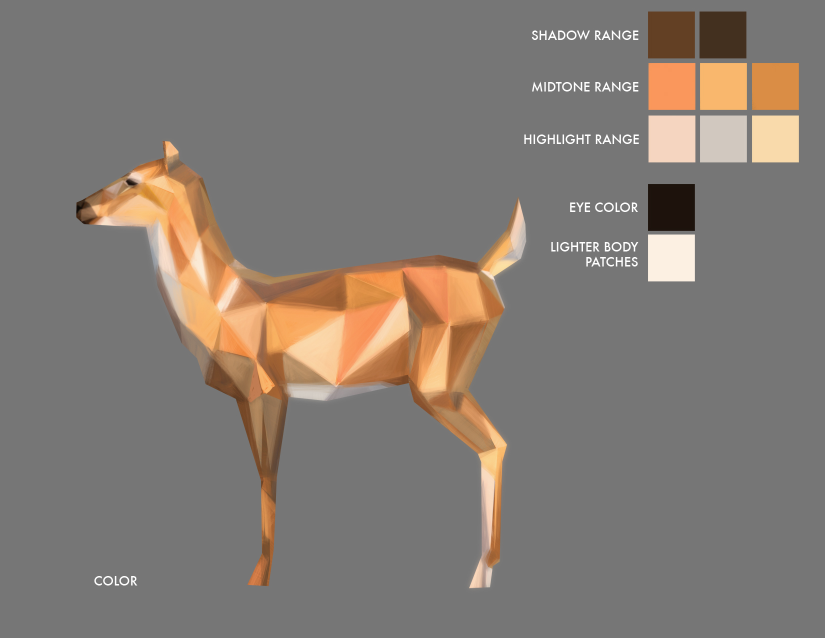
#> input picture tests/morph_colors_extractor/colormaps/deer_rb_01.jpg, 1650 x 1275 px (shown at 1/2 size); its folder holds 4 pictures in this run
$ python extract_colors.py   (Python 2 division)
#> lines starting #> are read from the running program, lines starting #| are printed output that depends on the picture
"""
Requires Python Image Library: http://www.pythonware.com/products/pil/

(use version 1.1.6, latest one 1.1.7 had broken handling of fonts)
"""

import glob
import math
import os.path
import Image, ImageDraw, ImageFont

# ##################################################################
# Config
# ##################################################################

SQUARE = 94
MARGIN = 9

LEFT = 1344
TOP1 = 70
TOP2 = 420

COLUMNS = 3
ROWS1 = 3
ROWS2 = 4

LABELMAP = {
"frog":     ["green_range", "blue_range", "red_range", "eye_color"],
"retriever":["shadow_range", "midtone_range", "highlight_range", "eye_color"],
"horse":    ["shadow_range", "midtone_range", "highlight_range", "eye_color", "light_patches"],
"lion":     ["shadow_range", "midtone_range", "highlight_range", "eye_color", "light_facial_patches"],
"deer":     ["shadow_range", "midtone_range", "highlight_range", "eye_color", "lighter_body_patches"],
"rabbit":   ["shadow_range", "midtone_range", "highlight_range", "eye_color", "nose_and_inner_ear_color"],
"flamingo": ["shadow_range", "midtone_range", "highlight_range", "eye_color", "leg_highlight", "leg_midtone", "leg_shadow"],
}

ASSOCIATIONS_TEMPLATE = """\
{

"mtl" : "%s",
"img" : "%s",

"colorRanges" :

%s,

"materials":

%s

}
"""

# ##################################################################
# Utils
# ##################################################################

def distance(rgb1, rgb2):
    dr = rgb1[0] - rgb2[0]
    dg = rgb1[1] - rgb2[1]
    db = rgb1[2] - rgb2[2]
    d = math.sqrt(dr*dr + dg*dg + db*db)
    return d

def write_file(name, content):
    f = open(name, "w")
    f.write(content)
    f.close()

def read_file(name):
    f = open(name, "r")
    content = f.read()
    f.close()
    return content

def generate_rgb(c):
    return "[%.3f, %.3f, %.3f]" % (c[0]/255.0, c[1]/255.0, c[2]/255.)

def get_range_name(basename, index):
    for label in LABELMAP:
        if basename.lower().find(label) >= 0:
            return LABELMAP[label][index]
    return "undefined"

def get_mtl_name(basename, mtlfiles):
    name = ""
    for label in LABELMAP:
        if basename.lower().find(label) >= 0:
            for mtlfile in mtlfiles:
                if mtlfile.lower().find(label) >= 0:
                    name = mtlfile
                    break
    return name

# ##################################################################
# MTL
# ##################################################################

def get_materials(mtlfile):
    materials = []
    mtls = read_file(mtlfile)
    lines = mtls.split("\n")
    for line in lines:
        if line:
            chunks = line.split()
            if chunks[0] == "newmtl":
                materials.append(chunks[1])

    return materials


# ##################################################################
# Check
# ##################################################################

def generate_check_colors(img, colors, basename):

    fsize = 28
    font = ImageFont.truetype("arial.ttf", fsize)
    draw = ImageDraw.Draw(img)

    for i, color_row in enumerate(colors):

        if len(color_row) > 0:

            for j, color in enumerate(color_row):
                #rgb = (color[0]/255, color[1]/255, color[2]/255)
                x1 = MARGIN + j * (SQUARE + MARGIN)
                y1 = MARGIN + i * (SQUARE + MARGIN)
                x2 = x1 + SQUARE
                y2 = y1 + SQUARE
                draw.rectangle([x1, y1, x2, y2], fill = color)

            x = MARGIN + len(color_row) * (SQUARE + MARGIN) + MARGIN
            y = MARGIN + i * (SQUARE + MARGIN) + SQUARE/2 - fsize/2

            range_name = get_range_name(basename, i)

            draw.text((x+1, y+1), range_name, font = font, fill = (0,0,0))
            draw.text((x, y), range_name, font = font)

    del draw

    return len(colors) * (SQUARE + MARGIN) + MARGIN

def generate_check_materials(img, materials, bottom):

    fsize = 28
    font = ImageFont.truetype("arial.ttf", fsize)
    draw = ImageDraw.Draw(img)

    for i, material in enumerate(materials):

        material_string = "%d: %s" % (i, material)

        x = MARGIN
        y = bottom + (fsize + MARGIN) * i
        draw.text((x+1, y+1), material_string, font = font, fill = (0,0,0))
        draw.text((x, y), material_string, font = font)

# ##################################################################
# Color dumper
# ##################################################################

def generate_colors(colors, basename):

    chunkrows = []
    for i, color_row in enumerate(colors):
        chunks = []
        for color in color_row:
            chunks.append(generate_rgb(color))

        if len(chunks) > 0:
            range_name = get_range_name(basename, i)
            color_array = ", ".join(chunks)
            color_row = '"%s" : [%s]' % (range_name, color_array)
            chunkrows.append(color_row)

    color_string = ",\n".join(chunkrows)
    return '{\n%s\n}' % (color_string)

# ##################################################################
# Material dumper
# ##################################################################
def generate_material(m):
    return '"%s" : [ "replace_me" ]' % m

# ##################################################################
# Color extractor
# ##################################################################

def extract_range(img, left, top, nrows, ncolumns, rows):

    for r in range(nrows):

        row = []
        for c in range(ncolumns):

            x = left + c * (SQUARE + MARGIN)
            y = top + r * (SQUARE + MARGIN)

            pixel = img.getpixel((x,y))

            if distance(pixel, [118,118,118]) > 6 \
               and distance(pixel, [84,84,84]) > 6 \
               and distance(pixel, [46,46,46]) > 6:

                row.append(pixel)

        rows.append(row)

# ##################################################################
# Main
# ##################################################################

if __name__ == "__main__":

    imgfiles = sorted(glob.glob("colormaps/*.jpg"))
    mtlfiles = sorted(glob.glob("mtls/*.mtl"))

    for imgfile in imgfiles:

        print "Processing IMG [%s]" % imgfile
        img = Image.open(imgfile)
#> img is the input picture: PIL image 1650x1275 RGB; mean R, G, B 131.2, 123, 116.1

        colors = []

        extract_range(img, LEFT, TOP1, ROWS1, COLUMNS, colors)
#> after the loop in extract_range, `for r in range(nrows):`: rows = [[(99, 64, 36), (67, 48, 31)], [(250, 151, 92), (249, 183, 109), (218, 141, 69)], [(245, 213, 192), (209, 200, 191), (249, 218, 171)]]
        extract_range(img, LEFT, TOP2, ROWS2, COLUMNS, colors)

        fname = os.path.splitext(imgfile)[0]
        bname = os.path.basename(fname)

        check_file = "check/check_%s.jpg" % bname
        bottom = generate_check_colors(img, colors, bname)
#> bottom = 730
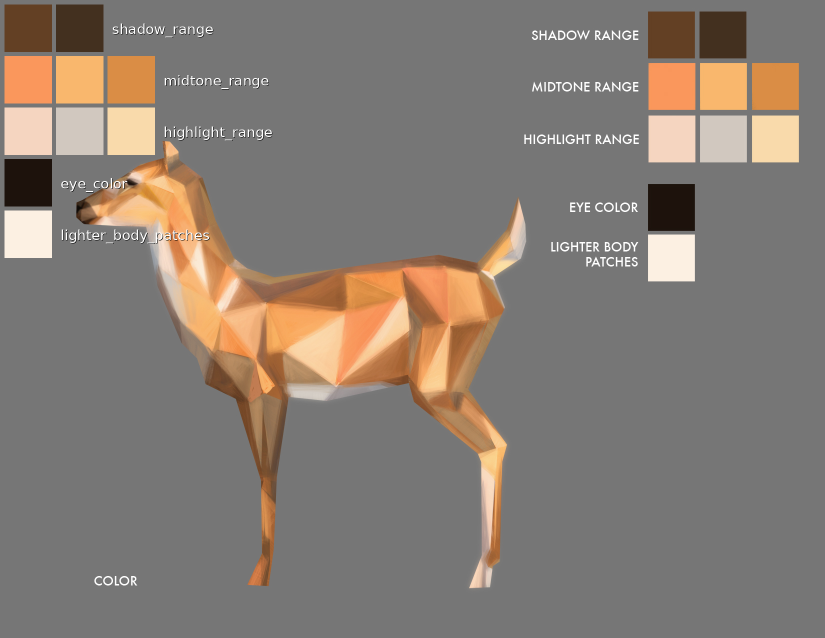
#> img: PIL image 1650x1275 RGB (shown at 1/2 size); mean R, G, B 134.4, 124.5, 116.1

        materials = []
        mtlfile = get_mtl_name(bname, mtlfiles)
        if mtlfile:
            print "Processing MTL [%s]" % mtlfile
            materials = get_materials(mtlfile)
            generate_check_materials(img, materials, bottom)

        img.save(check_file)

        associations_file = "associations/%s.txt" % bname
        colors_string = generate_colors(colors, bname)
        materials_string = "{\n%s\n}" % ",\n".join(generate_material(m) for m in materials)

        associations_string = ASSOCIATIONS_TEMPLATE % (imgfile, mtlfile, colors_string, materials_string)
        write_file(associations_file, associations_string)
#> pass 2 of the loop `for imgfile in imgfiles:`:
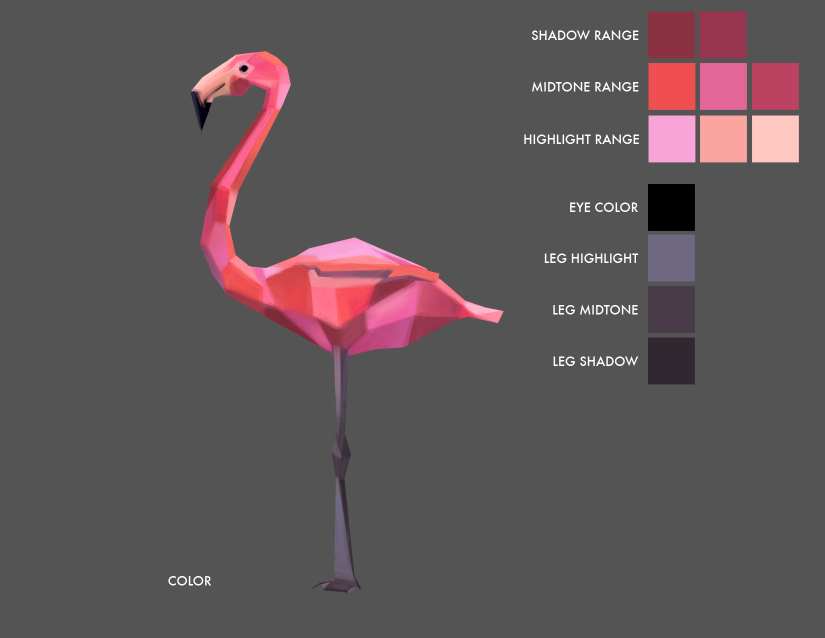
#> input picture tests/morph_colors_extractor/colormaps/flamingo_rb_01.jpg, 1650 x 1275 px (shown at 1/2 size)
#> img is the input picture: PIL image 1650x1275 RGB; mean R, G, B 95.2, 85.5, 87.8
#> `bottom = generate_check_colors(img, colors, bname)`:
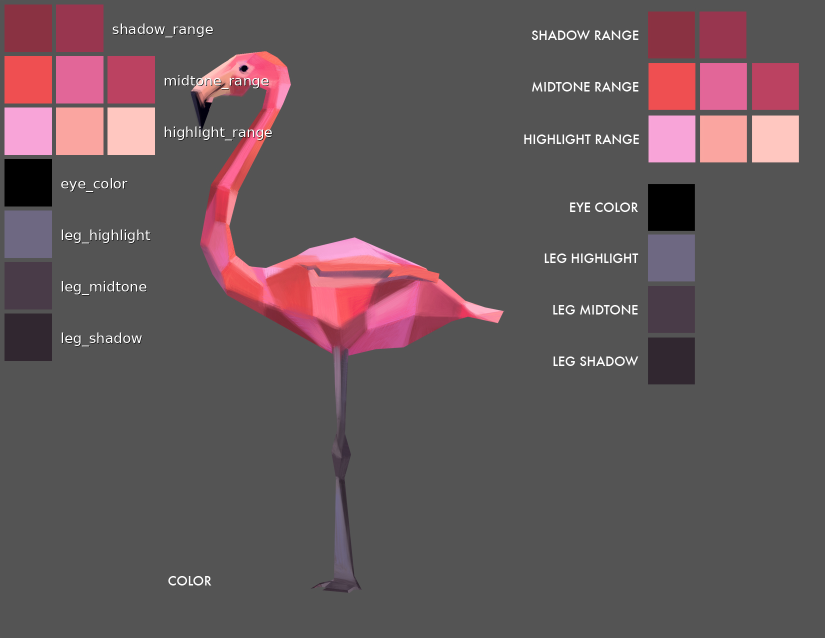
#> img: PIL image 1650x1275 RGB (shown at 1/2 size); mean R, G, B 99.5, 86.3, 89.4
#> pass 3 of the loop `for imgfile in imgfiles:`:
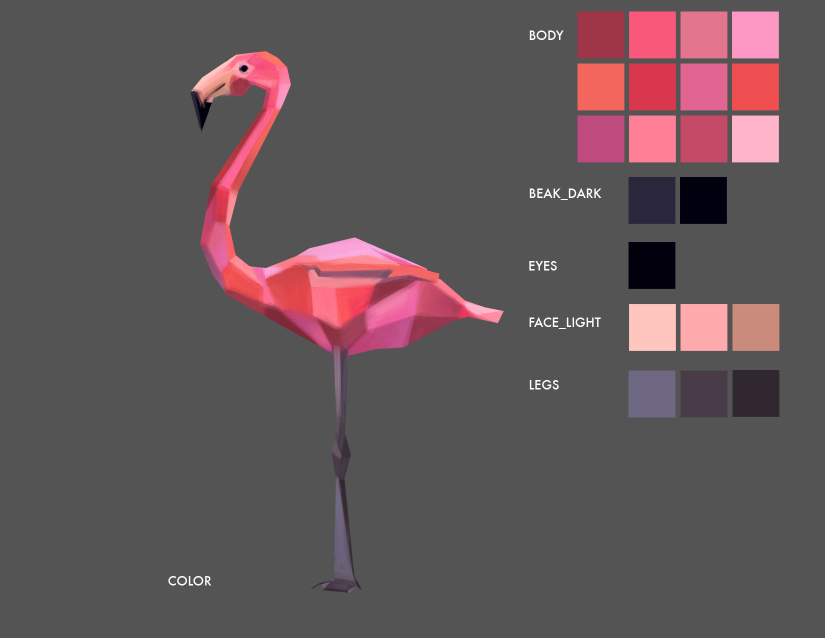
#> input picture tests/morph_colors_extractor/colormaps/flamingo_rb_02.jpg, 1650 x 1275 px (shown at 1/2 size)
#> img is the input picture: PIL image 1650x1275 RGB; mean R, G, B 99, 85.5, 88.5
#> `bottom = generate_check_colors(img, colors, bname)`:
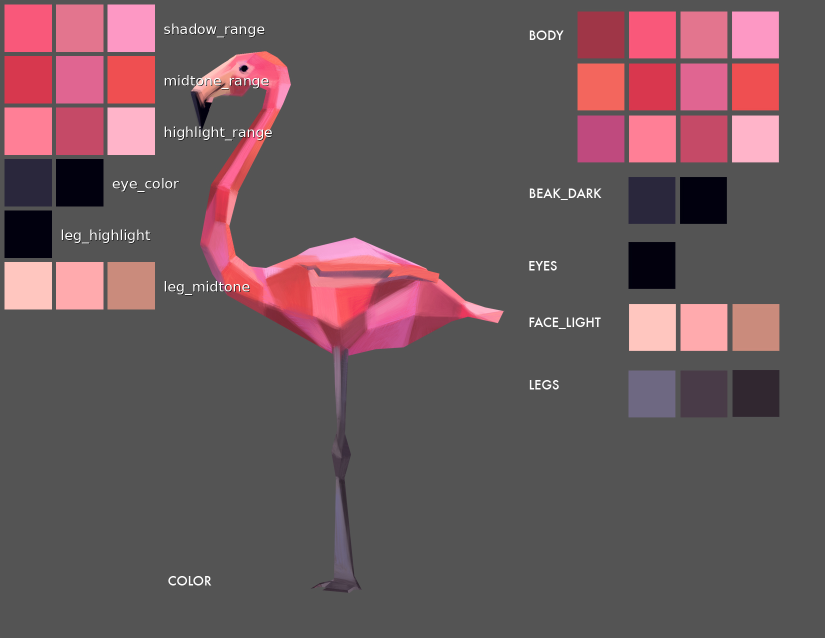
#> img: PIL image 1650x1275 RGB (shown at 1/2 size); mean R, G, B 106.1, 87, 91.1
#> the loop made 4 passes; the first 3 are shown
